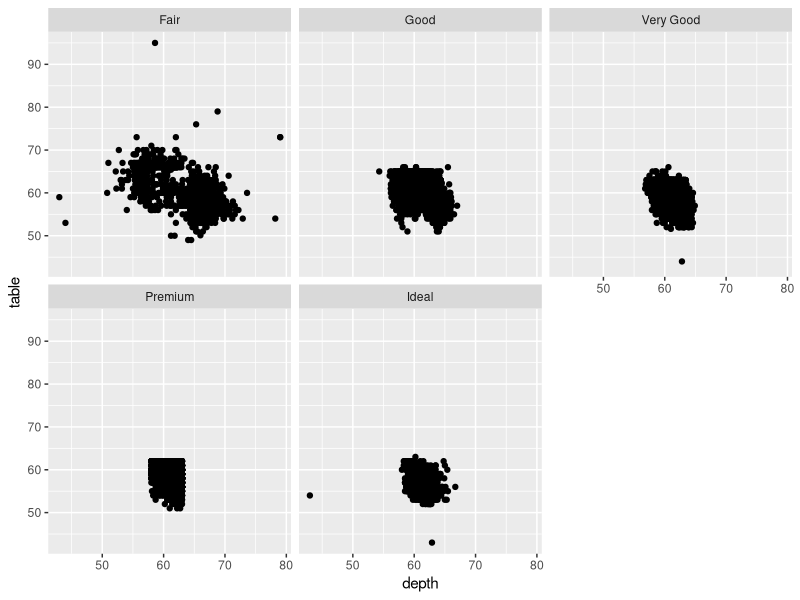

Reproduce this figure in R.
library(ggplot2)
?diamonds
diamonds

unique(diamonds$cut)
ggplot(diamonds, aes(depth, table))+geom_point()+facet_wrap(~cut)
